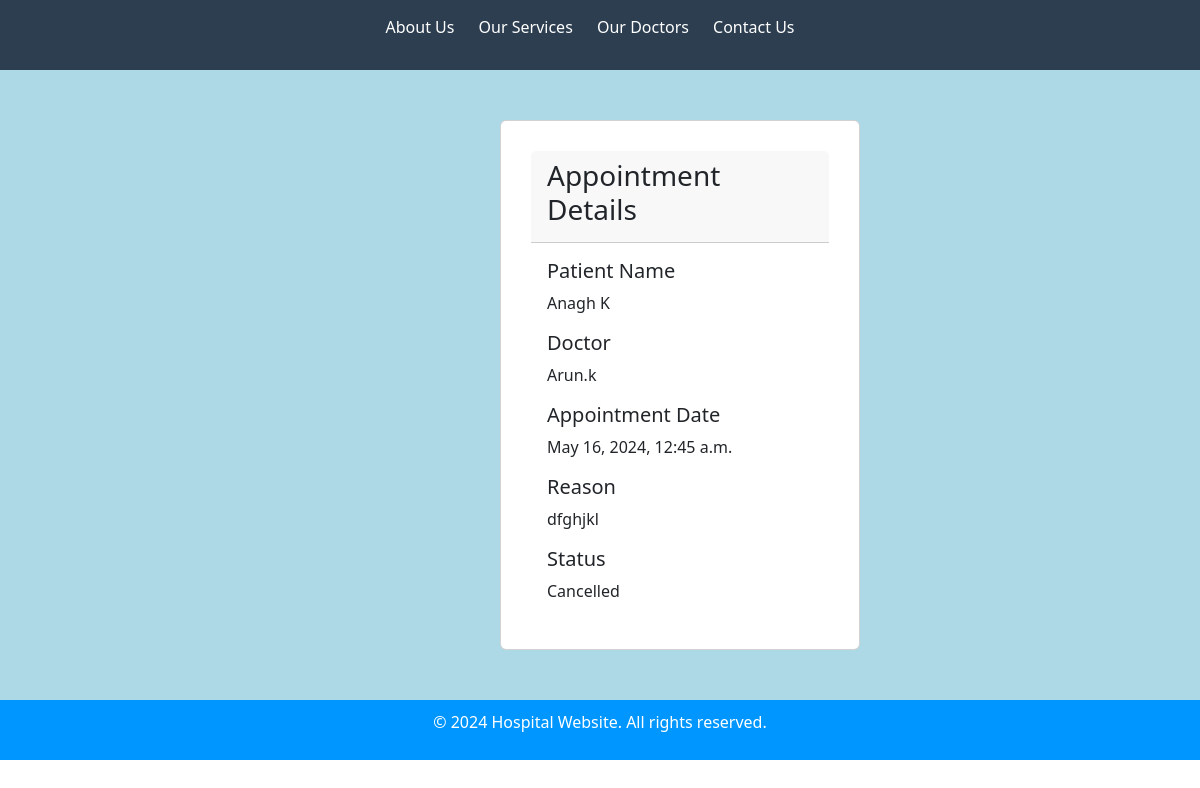
The app's page /admin_user/user_details/3 with its own data.
### ehospital_app/models.py (models this page shows, shortened)
class Appointment(models.Model):
    patient = models.ForeignKey(Patient, on_delete=models.CASCADE)
    doctor = models.ForeignKey(Doctor, on_delete=models.CASCADE)
    appointment_date = models.DateTimeField()
    reason = models.TextField()
    status = models.CharField(max_length=20, choices=[('Scheduled', 'Scheduled'), ('Completed', 'Completed'), ('Cancelled', 'Cancelled')])

class Patient(models.Model):
    name = models.CharField(max_length=100)
    date_of_birth = models.DateField()
    address = models.TextField()
    phone_number = models.IntegerField()
    def __str__(self):
        return '{}'.format(self.name)

class Doctor(models.Model):
    doc_name=models.CharField(max_length=100)
    specialization = models.CharField(max_length=50)
    phone_number = models.CharField(max_length=15)
    def __str__(self):
        return '{}'.format(self.doc_name)

### admin_app/views.py (the view)
# urls.py: path('user_details/<int:appointment_id>', views.userdetails_appointment, name='user_details'),
def userdetails_appointment(request,appointment_id):
    appointments = Appointment.objects.get(id=appointment_id)
    return render(request,'user_admin/userdetails.html',{'appointments':appointments})

### templates/user_admin/userdetails.html
 {% extends 'base.html'%}
{% load static %}
{% block content %}
 <div style="background-color:lightblue;  padding: 50px 0px;">
 <div class="card" style="width : 30%;  padding: 30px; margin-left: 500px; ">
  <div class="card-header">
      <h3>Appointment Details</h3>
  </div>
  <div class="card-body">
    <h5 class="card-title">Patient Name</h5>
    <p class="card-text">{{ appointments.patient }}</p>
      <h5 class="card-title">Doctor</h5>
    <p class="card-text">{{ appointments.doctor }}</p>
      <h5 class="card-title">Appointment Date</h5>
    <p class="card-text">{{ appointments.appointment_date }}</p>
      <h5 class="card-title">Reason </h5>
    <p class="card-text">{{ appointments.reason }}</p>
      <h5 class="card-title">Status</h5>
    <p class="card-text">{{ appointments.status }}</p>
  </div>
</div>
     </div>
 {% endblock %}

### static/css/style.css (style rules this page uses)
body { font-family: Arial, sans-serif; margin: 0; padding: 0; }

### records on screen
Appointment: patient "Anagh K", doctor "Arun.k", appointment_date "May 16, 2024, 12:45 a.m.", reason "dfghjkl", status "Cancelled"
